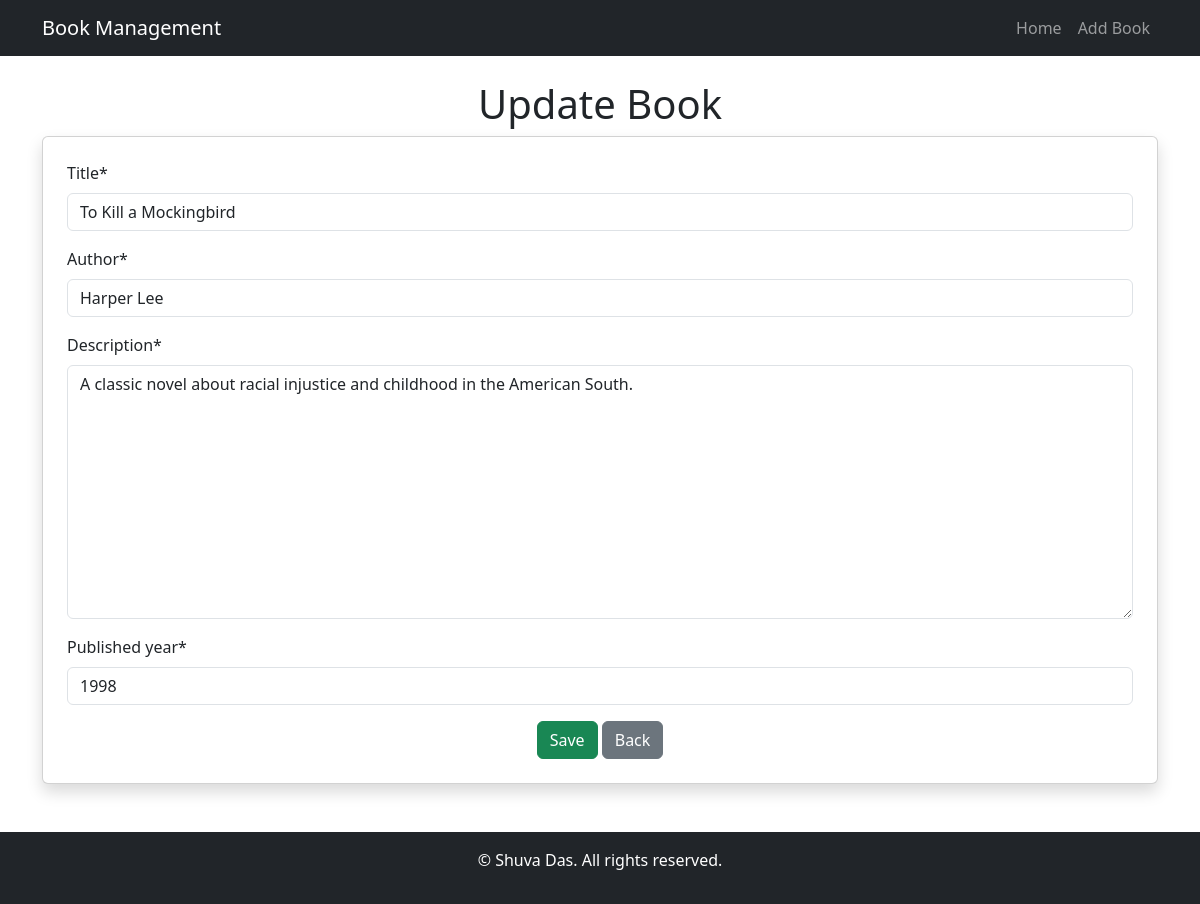
The page /edit_book/2 on the database its author committed.
### books/models.py (models this page shows, shortened)
class Book(models.Model):
    title =models.CharField(max_length=100)
    author=models.CharField(max_length=100)
    description=models.TextField()
    published_year=models.PositiveBigIntegerField()

### books/views.py (the view)
# urls.py: path('edit_book/<int:book_id>',edit_book,name='edit_book'),
def edit_book(request,book_id):
    book=get_object_or_404(Book,id=book_id)
    if request.method =='POST':
        form=EditBookForm(request.POST,instance=book)
        if form.is_valid():
            form.save()
            messages.success(request,'Book updated Successfully!')
            return redirect('/')
    else:
        form=EditBookForm(instance=book)
        context={
            'form':form
        }
        return render(request,'add_book.html',context)

### books/forms.py
class EditBookForm(forms.ModelForm):
    class Meta:
        model=Book
        fields=[ 'title','author','description','published_year']
        widgets={
            'title':forms.TextInput(attrs={'class':'form-control','placeholder':'Enter Book Title'}),
            'author':forms.TextInput(attrs={'class':'form-control','placeholder':'Enter Author Name'}),
            'description':forms.Textarea(attrs={'class':'form-control','placeholder':'Enter Book Descriptions'}),
            'published_year':forms.NumberInput(attrs={'class':'form-control','placeholder':'Enter Published Year'})
        }

### templates/add_book.html (shortened to what this page needs)
{% extends "index.html" %}
{% load crispy_forms_tags %}
{% block content %}
    <h1 class="text-center">{% if form.instance.pk %}Update{% else %}Add{% endif %} Book</h1>
    <div class="card shadow p-4">
        <form method="post">
            {{ form|crispy }}
            <div class="text-center">
                <button type="submit" class="btn btn-success">Save</button>
                <a href="{% url 'homepage' %}" class="btn btn-secondary">Back</a>
            </div>
        </form>
    </div>
{% endblock %}

### rows shown on the page
Book: title "To Kill a Mockingbird", author "Harper Lee", description "A classic novel about racial injustice and childhood in the American South.", published_year "1998"
